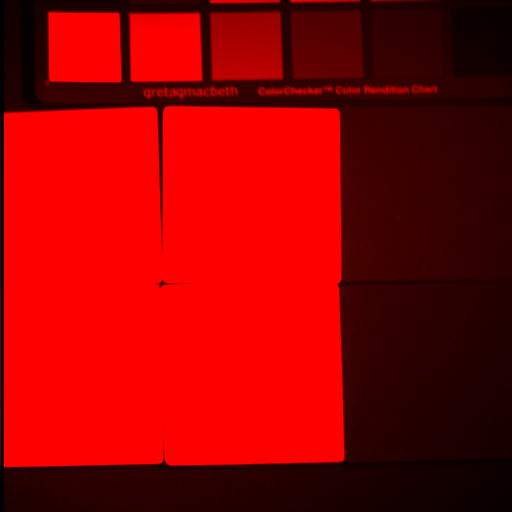

Source code (Python):
import os
import imageio
import skimage.io as ski
import numpy as np
from PIL import Image


path = "multispectral_images/"
dirs = os.listdir(path)
im = ski.imread_collection('multispectral_images/*.png')

# CIE 1931 XYZ color space color matching functions
xyz = np.array([[0.014310, 0.00096, 0.067850],
[0.043510, 0.001210, 0.207400],
[0.134380, 0.004000, 0.645600],
[0.283900, 0.011600, 1.385600],
[0.348280, 0.023000, 1.747060],
[0.336200, 0.038000, 1.772110],
[0.290800, 0.060000, 1.669200],
[0.195360, 0.090980, 1.287640],
[0.095640, 0.139020, 0.812950],
[0.032010, 0.208020, 0.465180],
[0.004900, 0.323000, 0.272000],
[0.009300, 0.503000, 0.158200],
[0.063270, 0.710000, 0.078250],
[0.165500, 0.862000, 0.042160],
[0.290400, 0.954000, 0.020300],
[0.433450, 0.994950, 0.008750],
[0.594500, 0.995000, 0.003900],
[0.762100, 0.952000, 0.002100],
[0.916300, 0.870000, 0.001650],
[1.026300, 0.757000, 0.001100],
[1.062200, 0.631000, 0.000800],
[1.002600, 0.503000, 0.000340],
[0.854450, 0.381000, 0.000190],
[0.642400, 0.265000, 0.000050],
[0.447900, 0.175000, 0.000020],
[0.283500, 0.107000, 0.000000],
[0.164900, 0.061000, 0.000000],
[0.087400, 0.032000, 0.000000],
[0.046770, 0.017000, 0.000000],
[0.022700, 0.008210, 0.000000],
[0.011359, 0.004102, 0.000000]])

# Relative spectral power distribution of CIE standard illuminant D65 
D65 = [
  82.7549, 91.486, 93.4318, 86.6823, 104.865, 117.008,
  117.812, 114.861, 115.923, 108.811, 109.354, 107.802, 
  104.79, 107.689, 104.405, 104.046, 100, 96.3342, 
  95.788, 88.6856, 90.0062, 89.5991, 87.6987, 83.2886, 
  83.6992, 80.0268, 80.2146, 82.2778, 78.2842, 69.7213,
  71.6091]

# CIE XYZ to RGB transformation matrix 
to = np.array([[ 2.3706743, -0.9000405, -0.4706338], 
  [-0.5138850,  1.4253036,  0.0885814], 
  [0.0052982, -0.0146949,  1.0093968]])

# Image shape
width, height = im[0].shape

# Bands array
band = [400, 410, 420, 430, 440, 450, 460, 470, 480, 490, 500,
510, 520, 530, 540, 550, 560, 570, 580, 590, 600,
610, 620, 630, 640, 650, 660, 670, 680, 690, 700]
bands = len(band) - 1

listXYZ = [0, 0, 0]
X = []
Y = []
Z = []
# Create new numpy array image 
image = np.zeros([512, 512, 3], dtype=np.uint8)

for b in range(bands): 
  for w in range(width):
    for h in range(height):
      # Find CIE XYZ coordinates 
      X = xyz[b][0] * im[b][w,h] * D65[b] / 255
      Y = xyz[b][1] * im[b][w,h] * D65[b] / 255
      Z = xyz[b][2] * im[b][w,h] * D65[b] / 255
      # print('imageess', X, Y, Z)
      R = ((to[0][0] * X) + (to[0][1] * Y) + (to[0][2] * Z))
      G = ((to[1][0] * X) + (to[1][1] * Y) + (to[1][2] * Z))
      B = ((to[2][0] * X) + (to[2][1] * Y) + (to[2][2] * Z))
      #print('imageess', R, G, B)
      if R < 0:
        R = 0
      elif R > 255:
        R = 255 

      if G < 0:
        G =  abs(G)
      elif G > 255:
        G = 255 

      if B < 0:
        B = 0
      elif B > 255:
        B = 255 
      image[w,h] = (int(R), int(G), int(B))

img = Image.fromarray(image, 'RGB')
img.save('second.png')
img.show()

print('image', image.shape)
print('imageess', image)
